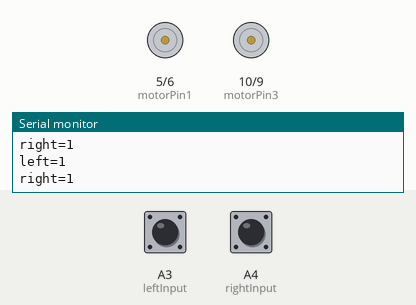
This sketch was run on a simulated Arduino Uno, built with avr-gcc and run on an emulated ATmega328P. Shown: motor-driver pin pairs drawn as motors (green arrow = first pin HIGH = forward, orange = second pin HIGH = backward, longer = more drive), the last lines printed to the serial monitor. Inputs (shaded band) come from the test bench; at power-on: A3 (leftInput) HIGH, A4 (rightInput) HIGH.

Above: at 2.8 s.
2.9 s: A3 (leftInput) pulled LOW for 1.2 s
At 5.4 s:
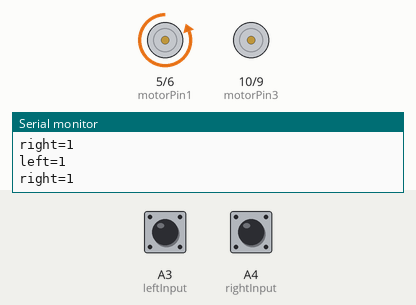
7.5 s: A4 (rightInput) pulled LOW for 1.2 s
At 9.3 s:
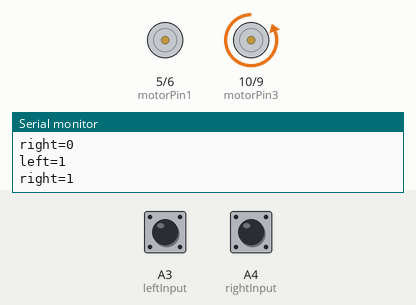
11.5 s: A4 (rightInput) pulled LOW for 3.2 s
At 17.1 s:
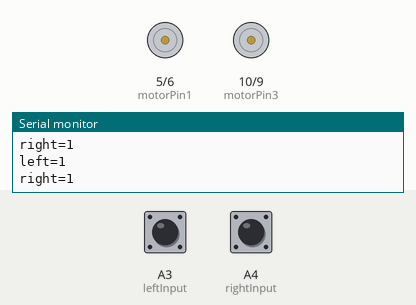
17.5 s: A3 (leftInput) pulled LOW for 3.2 s
At 19.4 s:
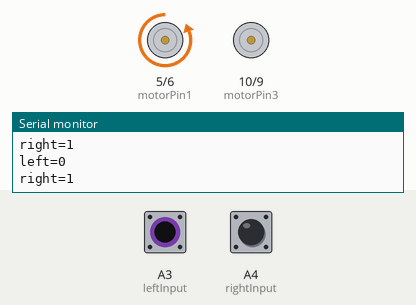
23.5 s: A3 (leftInput) driven LOW and A4 (rightInput) driven LOW
At 26.4 s:
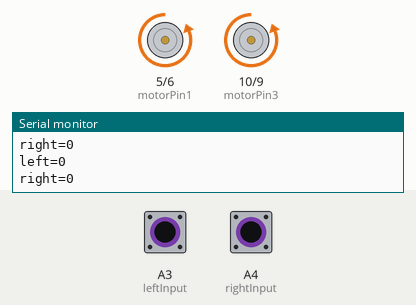
Timing chart, 0 to 27.5 s (numbered marks = the images above; inputs shaded):
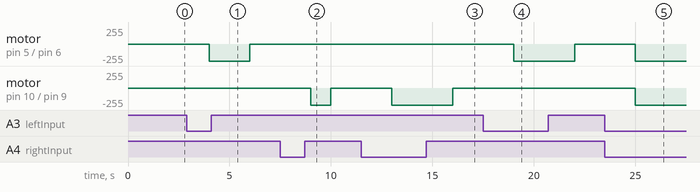

The sketch:

robot56_infra_module.ino
```cpp
//L293D
//Motor A
const int motorPin1  = 5;  // Pin 15 of L293
const int motorPin2  = 6;  // Pin 10 of L293
//Motor B
const int motorPin3  = 10; // Pin  7 of L293
const int motorPin4  = 9;  // Pin  2 of L293

int leftInput=A3;
int rightInput=A4;
int leftValue = 0;
int rightValue = 0;

//This will run only one time.
void setup(){

  Serial.begin (9600);
    //Set pins as outputs
    pinMode(motorPin1, OUTPUT);
    pinMode(motorPin2, OUTPUT);
    pinMode(motorPin3, OUTPUT);
    pinMode(motorPin4, OUTPUT);
    //Motor Control - Motor A: motorPin1,motorpin2 & Motor B: motorpin3,motorpin4
    //This code  will turn Motor A clockwise for 2 sec.
  /*  digitalWrite(motorPin1, HIGH);
    digitalWrite(motorPin2, LOW);
    digitalWrite(motorPin3, LOW);
    digitalWrite(motorPin4, LOW);
    delay(2000);
    //This code will turn Motor A counter-clockwise for 2 sec.
    digitalWrite(motorPin1, LOW);
    digitalWrite(motorPin2, HIGH);
    digitalWrite(motorPin3, LOW);
    digitalWrite(motorPin4, LOW);
    delay(2000);

    //This code will turn Motor B clockwise for 2 sec.
    digitalWrite(motorPin1, LOW);
    digitalWrite(motorPin2, LOW);
    digitalWrite(motorPin3, HIGH);
    digitalWrite(motorPin4, LOW);
    delay(2000);
    //This code will turn Motor B counter-clockwise for 2 sec.
    digitalWrite(motorPin1, LOW);
    digitalWrite(motorPin2, LOW);
    digitalWrite(motorPin3, LOW);
    digitalWrite(motorPin4, HIGH);
    delay(2000);
    //And this code will stop motors
    digitalWrite(motorPin1, LOW);
    digitalWrite(motorPin2, LOW);
    digitalWrite(motorPin3, LOW);
    digitalWrite(motorPin4, LOW);*/
}
void loop(){
  leftValue = digitalRead (leftInput);
  rightValue= digitalRead (rightInput);
  Serial.print("left=");
  Serial.println (leftValue);
  Serial.print("right=");
  Serial.println (rightValue);
  delay(1000);
  if( leftValue == 0 && rightValue== 0)       // foward
   {
     // fornt left pin2 hight
     // fornt right pin4 hight
     // back left pin1 hight
     // back right pin3 hight

    digitalWrite(motorPin1, LOW);
    digitalWrite(motorPin2, HIGH);
    digitalWrite(motorPin3, LOW);
    digitalWrite(motorPin4, HIGH);

   }
   else {
     if( leftValue == 1 && rightValue == 0)    // turn left
    {
    digitalWrite(motorPin1, LOW);
    digitalWrite(motorPin2, LOW);
    digitalWrite(motorPin3, LOW);
    digitalWrite(motorPin4, HIGH);

    }
 else {
   if (leftValue ==0 && rightValue ==1)        // turn right
   {
    digitalWrite(motorPin1, LOW);
    digitalWrite(motorPin2, HIGH);
    digitalWrite(motorPin3, LOW);
    digitalWrite(motorPin4, LOW);
   }
   else
   { if (leftValue == 1 && rightValue ==1)     // stop
    {
    digitalWrite(motorPin1, LOW);
    digitalWrite(motorPin2, LOW);
    digitalWrite(motorPin3, LOW);
    digitalWrite(motorPin4, LOW);
     }
    }
   }
}}
```

Measured:
- after the input at 2.9 s, motor on pin 5 (motorPin1) / pin 6 (motorPin2): stopped → backward 255/255 after 1.1 s, → stopped 2.0 s later
- after the input at 7.5 s, motor on pin 10 (motorPin3) / pin 9 (motorPin4): stopped → backward 255/255 after 1.5 s, → stopped 1.0 s later
- after the input at 11.5 s, motor on pin 10 (motorPin3) / pin 9 (motorPin4): stopped → backward 255/255 after 1.5 s, → stopped 3.0 s later
- after the input at 17.5 s, motor on pin 5 (motorPin1) / pin 6 (motorPin2): stopped → backward 255/255 after 1.5 s, → stopped 3.0 s later
- after the input at 23.5 s, motor on pin 5 (motorPin1) / pin 6 (motorPin2), motor on pin 10 (motorPin3) / pin 9 (motorPin4): stopped → backward 255/255 after 1.5 s
